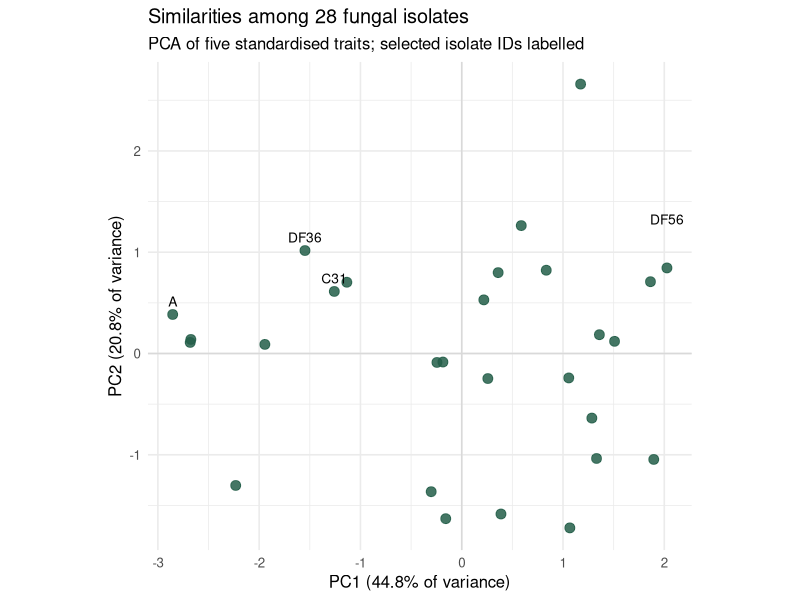
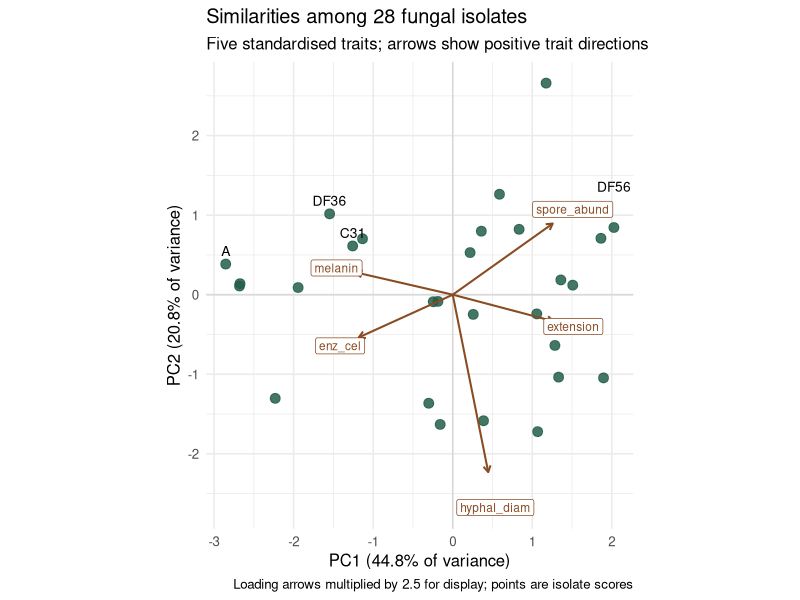
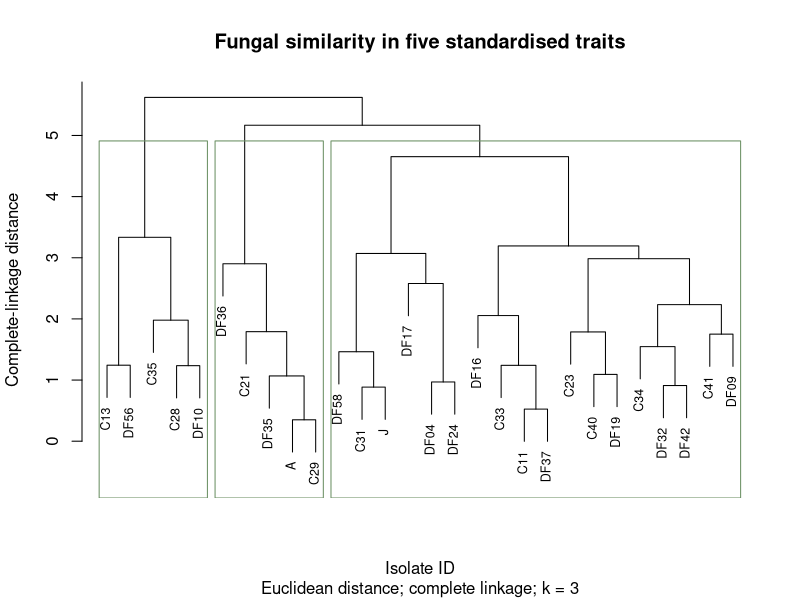
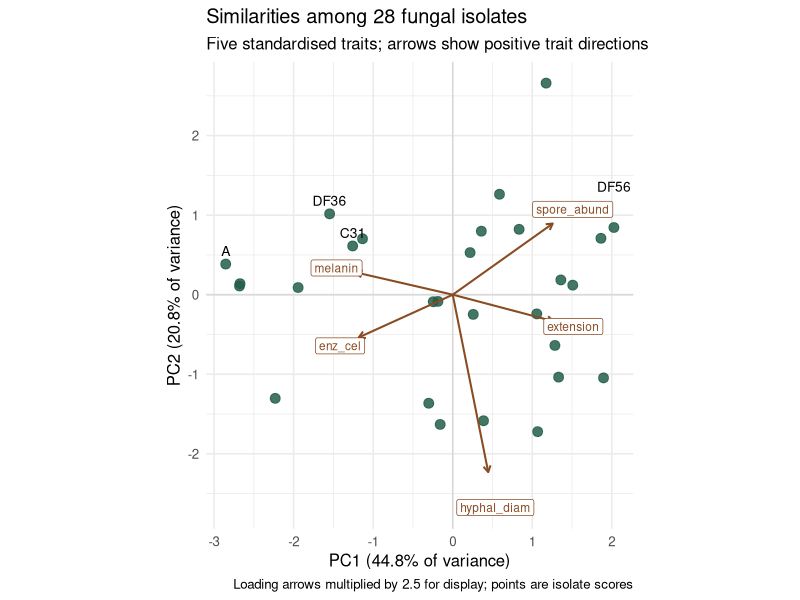
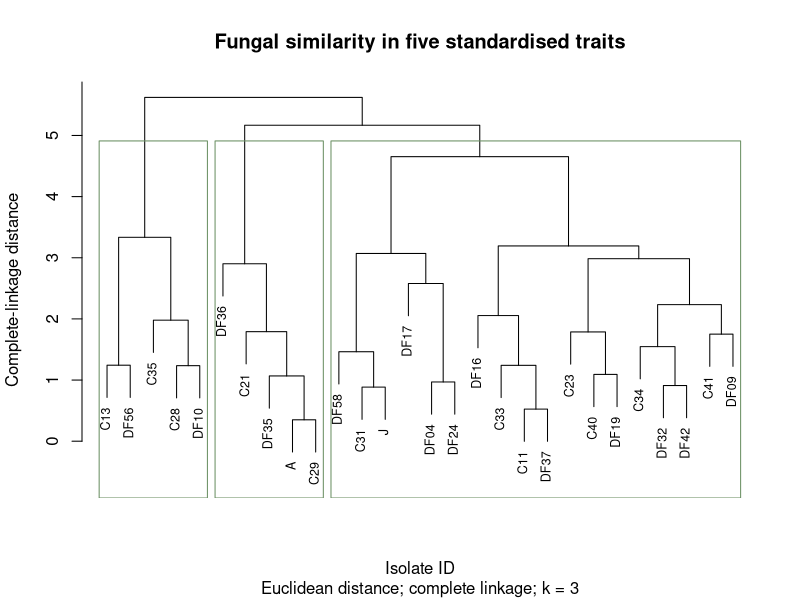

The R source for these figures, in order:
# Day 3: two-hour fungal traits practical
# Extract the student ZIP and open ABV_Day3.Rproj.
# Save as Day3_yourname.R. Run the supplied sections in order.
# Add brief interpretation comments at NOTE lines; no separate report is needed.

# 1. An example workflow with 5 fungi traits ----
library(ggplot2)
file.exists("Fungal_traits_day3.csv")
fungi <- read.csv("Fungal_traits_day3.csv")
output_dir <- file.path("outputs", "guided")

dim(fungi)
head(fungi)
trait_names <- c("extension", "melanin", "enz_cel", "spore_abund", "hyphal_diam")
trait_data <- fungi[, trait_names]
str(trait_data)
summary(trait_data)


# 1. Check missing values ----
# NOTE: record the retained sample size and excluded IDs.
colSums(is.na(trait_data))

keep <- complete.cases(trait_data)
excluded_ids <- fungi$strainID[!keep]
excluded_ids
sum(keep)

fungi_complete <- fungi[keep, ]
trait_matrix <- fungi_complete[, trait_names]
rownames(trait_matrix) <- fungi_complete$strainID
dim(trait_matrix)


# 2. Standardise ----
# NOTE: explain in one line why we standardise.
trait_scaled <- scale(trait_matrix)

round(colMeans(trait_scaled), 6)
apply(trait_scaled, 2, sd)


# 3. PCA ----
# NOTE: record the percentage shown by PC1 and PC2 together.
pca_result <- prcomp(trait_scaled, center = FALSE, scale. = FALSE)
summary(pca_result)

variance_percent <- 100 * pca_result$sdev^2 / sum(pca_result$sdev^2)
variance_table <- data.frame(
  PC = paste0("PC", seq_along(variance_percent)),
  percent = variance_percent
)
variance_table
sum(variance_percent[1:2])


# 3. Isolate scores ----
scores <- data.frame(
  strainID = fungi_complete$strainID,
  Species = fungi_complete$Species,
  PC1 = pca_result$x[, 1],
  PC2 = pca_result$x[, 2]
)
head(scores)


# 3. Draw the score map ----
label_data <- scores[scores$strainID %in% c("A", "DF56", "C31", "DF36"), ]

pca_plot <- ggplot(scores, aes(x = PC1, y = PC2)) +
  geom_hline(yintercept = 0, colour = "grey85") +
  geom_vline(xintercept = 0, colour = "grey85") +
  geom_point(size = 3, colour = "#245e49", alpha = 0.85) +
  geom_text(data = label_data, aes(label = strainID),
            nudge_y = ifelse(label_data$strainID == "DF56", 0.35, 0),
            vjust = -0.8, size = 3.5) +
  coord_equal() +
  labs(
    x = paste0("PC1 (", round(variance_percent[1], 1), "% of variance)"),
    y = paste0("PC2 (", round(variance_percent[2], 1), "% of variance)"),
    title = paste("Similarities among", nrow(scores), "fungal isolates"),
    subtitle = "PCA of five standardised traits; selected isolate IDs labelled"
  ) +
  theme_minimal(base_size = 12)
pca_plot




# 4. Trait loadings ----
loadings <- pca_result$rotation[, 1:2]
round(loadings, 2)


# 4. Add five trait arrows ----
arrow_multiplier <- 2.5
trait_arrows <- data.frame(
  trait = rownames(loadings),
  PC1 = loadings[, 1] * arrow_multiplier,
  PC2 = loadings[, 2] * arrow_multiplier
)

pca_plot <- pca_plot +
  geom_segment(
    data = trait_arrows,
    aes(x = 0, y = 0, xend = PC1, yend = PC2),
    inherit.aes = FALSE,
    arrow = grid::arrow(length = grid::unit(0.18, "cm")),
    colour = "#884b24", linewidth = 0.7
  ) +
  geom_label(
    data = trait_arrows,
    aes(x = PC1 * 1.2, y = PC2 * 1.2, label = trait),
    inherit.aes = FALSE,
    colour = "#884b24", fill = "white", size = 3
  ) +
  labs(subtitle = "Five standardised traits; arrows show positive trait directions",
       caption = "Loading arrows multiplied by 2.5 for display; points are isolate scores")
pca_plot




# 5. One exploratory cut at k = 3 ----
trait_distances <- dist(trait_scaled, method = "euclidean")
cluster_tree <- hclust(trait_distances, method = "complete")
groups_k3 <- cutree(cluster_tree, k = 3)
table(groups_k3)

plot(cluster_tree, labels = fungi_complete$strainID,
     main = "Fungal similarity in five standardised traits",
     xlab = "Isolate ID", sub = "Euclidean distance; complete linkage; k = 3",
     ylab = "Complete-linkage distance", cex = 0.75)
rect.hclust(cluster_tree, k = 3, border = "#6a8f62")


# 5. Descriptive mean scaled traits ----
cluster_profiles <- aggregate(
  as.data.frame(trait_scaled),
  by = list(cluster = factor(groups_k3)),
  FUN = mean
)
cluster_profiles






# 7. Save outputs (also run before copying this script for Step 6) ----
dir.create(output_dir, recursive = TRUE, showWarnings = FALSE)

scores_export <- data.frame(
  strainID = fungi_complete$strainID,
  Species = fungi_complete$Species,
  pca_result$x,
  cluster_k3 = groups_k3
)
loadings_export <- data.frame(trait = rownames(loadings), loadings)

write.csv(data.frame(trait = trait_names), file.path(output_dir, "Day3_selected_traits.csv"), row.names = FALSE)

write.csv(scores_export, file.path(output_dir, "Day3_PCA_scores_and_clusters.csv"), row.names = FALSE)
write.csv(loadings_export, file.path(output_dir, "Day3_PC1_PC2_loadings.csv"), row.names = FALSE)
write.csv(variance_table, file.path(output_dir, "Day3_variance_explained.csv"), row.names = FALSE)
write.csv(cluster_profiles, file.path(output_dir, "Day3_cluster_profiles_scaled.csv"), row.names = FALSE)
write.csv(fungi_complete, file.path(output_dir, "Day3_retained_trait_records.csv"), row.names = FALSE)
write.csv(data.frame(strainID = excluded_ids), file.path(output_dir, "Day3_excluded_isolates.csv"), row.names = FALSE)

ggsave(file.path(output_dir, "Day3_PCA.png"), plot = pca_plot, width = 7.5, height = 5.5, dpi = 300, bg = "white")

png(file.path(output_dir, "Day3_dendrogram.png"), width = 2400, height = 1500, res = 300)
plot(cluster_tree, labels = fungi_complete$strainID,
     main = "Fungal similarity in five standardised traits",
     xlab = "Isolate ID", sub = "Euclidean distance; complete linkage; k = 3",
     ylab = "Complete-linkage distance", cex = 0.75)
rect.hclust(cluster_tree, k = 3, border = "#6a8f62")
dev.off()


# 6. Repeat with five OTHER traits ----
# After saving the guided outputs, save a copy as Day3_yourname_other_traits.R.
# In the copy, change the import to Fungal_traits_full.csv, output_dir to
# file.path("outputs", "your_five_traits"), and trait_names to five other names.
# Use the Step 6 selection checks and choose from the documented trait pool.
# Explain your selection in one sentence, then rerun the same flow.
# Add three brief notes: sample size and PC1-PC2 percent; two-isolate comparison
# using two arrows and recorded values; one difference or limitation.
# Recalculate exclusions and variance rather than copying guided results.
# Restart R and rerun each saved script to finish.
